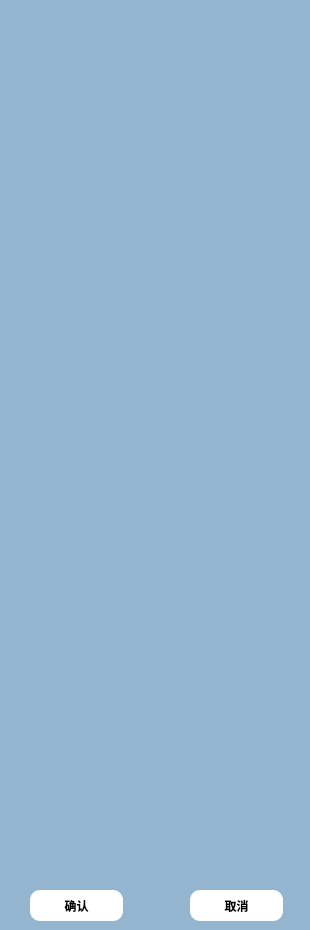
<?xml version="1.0" encoding="UTF-8"?>
<ui version="4.0">
 <class>A320_seatTable_2</class>
 <widget class="QDialog" name="A320_seatTable_2">
  <property name="geometry">
   <rect>
    <x>0</x>
    <y>0</y>
    <width>310</width>
    <height>930</height>
   </rect>
  </property>
  <property name="windowTitle">
   <string>Dialog</string>
  </property>
  <property name="styleSheet">
   <string notr="true">background-color: rgb(147, 181, 207);</string>
  </property>
  <widget class="QPushButton" name="pushButton">
   <property name="geometry">
    <rect>
     <x>30</x>
     <y>890</y>
     <width>93</width>
     <height>31</height>
    </rect>
   </property>
   <property name="font">
    <font>
     <weight>75</weight>
     <bold>true</bold>
    </font>
   </property>
   <property name="styleSheet">
    <string notr="true">#pushButton:!hover
{
background-color: rgb(255, 255, 255);
border-radius:10px;
}
#pushButton:hover
{
background-color: rgb(255, 255, 255);
border-radius:10px;
color:rgb(56, 132, 255);
}</string>
   </property>
   <property name="text">
    <string>确认</string>
   </property>
  </widget>
  <widget class="QPushButton" name="pushButton_2">
   <property name="geometry">
    <rect>
     <x>190</x>
     <y>890</y>
     <width>93</width>
     <height>31</height>
    </rect>
   </property>
   <property name="font">
    <font>
     <weight>75</weight>
     <bold>true</bold>
    </font>
   </property>
   <property name="styleSheet">
    <string notr="true">#pushButton_2:!hover
{
background-color: rgb(255, 255, 255);
border-radius:10px;
}
#pushButton_2:hover
{
background-color: rgb(255, 255, 255);
border-radius:10px;
color:rgb(56, 132, 255);
}</string>
   </property>
   <property name="text">
    <string>取消</string>
   </property>
  </widget>
 </widget>
 <resources/>
 <connections/>
</ui>
